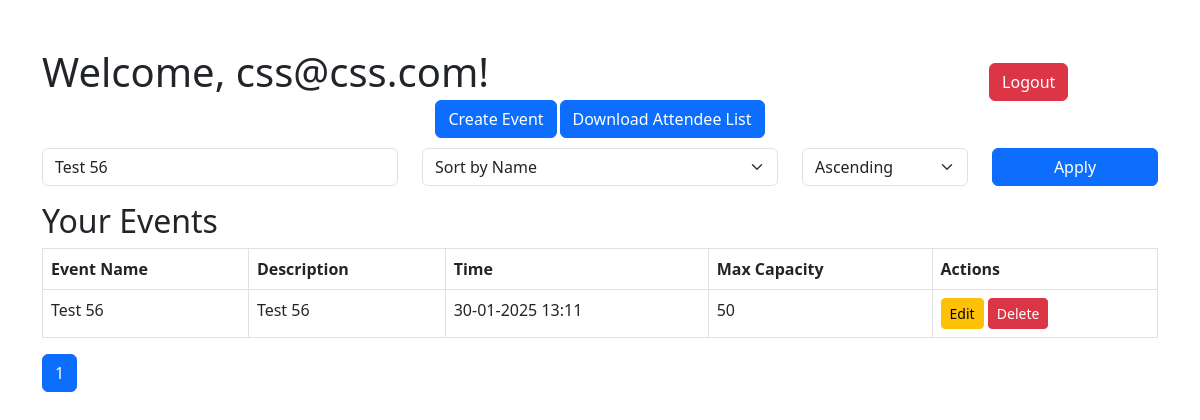
Page /dashboard.php?filter=Test 56 (signed in) on the committed database.
### tables this page shows
CREATE TABLE `events` (
  `EventID` int(11) NOT NULL,
  `HOST` varchar(255) NOT NULL,
  `EventName` varchar(255) NOT NULL,
  `EventDescription` text NOT NULL,
  `EventTime` datetime NOT NULL,
  `MaxCapacity` int(11) NOT NULL DEFAULT 0
);

### dashboard.php (called while the page is built, shortened)
<?php
require 'includes/connection.php';
$host = $_SESSION['username'];
$currentPage = isset($_GET['page']) ? (int)$_GET['page'] : 1;
$itemsPerPage = 5;
$offset = ($currentPage - 1) * $itemsPerPage;
$allowedSortColumns = ['EventName', 'EventDescription', 'EventTime'];
$sortBy = isset($_GET['sort_by']) && in_array($_GET['sort_by'], $allowedSortColumns) ? $_GET['sort_by'] : 'EventName';
$sortOrder = (isset($_GET['sort_order']) && $_GET['sort_order'] === 'desc') ? 'DESC' : 'ASC';
$filter = isset($_GET['filter']) ? $_GET['filter'] : '';
$stmt = $conn->prepare("
    SELECT * FROM events
    WHERE HOST = ? AND EventName LIKE ?
    ORDER BY $sortBy $sortOrder
    LIMIT ? OFFSET ?
");
$searchTerm = '%' . $filter . '%';
$stmt->bind_param("ssii", $host, $searchTerm, $itemsPerPage, $offset);
$stmt->execute();
$events = $stmt->get_result();
$countStmt = $conn->prepare("SELECT COUNT(*) AS total FROM events WHERE HOST = ? AND EventName LIKE ?");
$countStmt->bind_param("ss", $host, $searchTerm);
$countStmt->execute();
$totalEvents = $countStmt->get_result()->fetch_assoc()['total'];
$totalPages = ceil($totalEvents / $itemsPerPage);
require 'frontend/template/dashboard.frontend.php';
?>

### frontend/template/dashboard.frontend.php (the view, shortened to what this page needs)
<!DOCTYPE html>
<html lang="en">
<head>
    <link rel="stylesheet" href="https://cdn.jsdelivr.net/npm/bootstrap@5.3.0/dist/css/bootstrap.min.css">
</head>
<body>
<div class="container my-5">
    <div style="display:flex; gap: 500px">
    <h1>Welcome, <?php echo htmlspecialchars($host); ?>!</h1>
    <a href="logout.php" class="btn btn-danger mb-4" style="margin-top:15px;">Logout</a>
    </div>
<div style="display: flex; gap: 3px; justify-content: center; align-items: center; margin-top: -25px;">
<button type="button" class="btn btn-primary" data-bs-toggle="modal" data-bs-target="#createEventModal">
    Create Event
</button>
<button type="button" class="btn btn-primary"><a href="attendee_list.php" style="color:white; text-decoration:none;">Download Attendee List</a></button>
</div>
<form method="GET" class="mb-3">
    <div class="row">
        <div class="col-md-4">
            <input type="text" name="filter" value="<?php echo htmlspecialchars($filter); ?>" class="form-control" placeholder="Search by Event Name">
        </div>
        <div class="col-md-4">
            <select name="sort_by" class="form-select">
                <option value="EventName" <?php echo $sortBy === 'EventName' ? 'selected' : ''; ?>>Sort by Name</option>
            </select>
        </div>
        <div class="col-md-2">
            <select name="sort_order" class="form-select">
                <option value="asc" <?php echo $sortOrder === 'ASC' ? 'selected' : ''; ?>>Ascending</option>
            </select>
        </div>
        <div class="col-md-2">
            <button type="submit" class="btn btn-primary w-100">Apply</button>
        </div>
    </div>
</form>
    <h2>Your Events</h2>
    <table class="table table-bordered">
    <thead>
        <tr>
            <th>Event Name</th>
            <th>Description</th>
            <th>Time</th>
            <th>Max Capacity</th>
            <th>Actions</th>
        </tr>
    </thead>
    <tbody>
        <?php if ($events->num_rows > 0): ?>
            <?php foreach ($events as $event): ?>
                <tr>
                    <td><?php echo htmlspecialchars($event['EventName']); ?></td>
                    <td><?php echo htmlspecialchars($event['EventDescription']); ?></td>
                    <td><?php echo htmlspecialchars(date('d-m-Y H:i', strtotime($event['EventTime']))); ?></td>
                    <td><?php echo htmlspecialchars($event['MaxCapacity']); ?></td>
                    <td>
                        <button type="button" class="btn btn-warning btn-sm" data-bs-toggle="modal" data-bs-target="#editModal_<?php echo $event['EventID']; ?>">Edit</button>
<button type="button" class="btn btn-danger btn-sm" data-bs-toggle="modal" data-bs-target="#deleteModal_<?php echo $event['EventID']; ?>">Delete</button>
                    </td>
                </tr>
            <?php endforeach; ?>
        <?php else: ?>
            <tr>
                <td colspan="4" class="text-center">No events found.</td>
            </tr>
        <?php endif; ?>
    </tbody>
</table>
<nav>
    <ul class="pagination">
        <?php for ($i = 1; $i <= $totalPages; $i++): ?>
            <li class="page-item <?php echo $i == $currentPage ? 'active' : ''; ?>">
                <a class="page-link" href="?page=<?php echo $i; ?>&sort_by=<?php echo $sortBy; ?>&sort_order=<?php echo $sortOrder; ?>&filter=<?php echo urlencode($filter); ?>">
                    <?php echo $i; ?>
                </a>
            </li>
        <?php endfor; ?>
    </ul>
</nav>
</div>
</body>
</html>

### rows in the picture
events: EventName "Test 56", EventDescription "Test 56", EventTime "30-01-2025 13:11", MaxCapacity "50"

### other values in the picture
$host "css@css.com"
